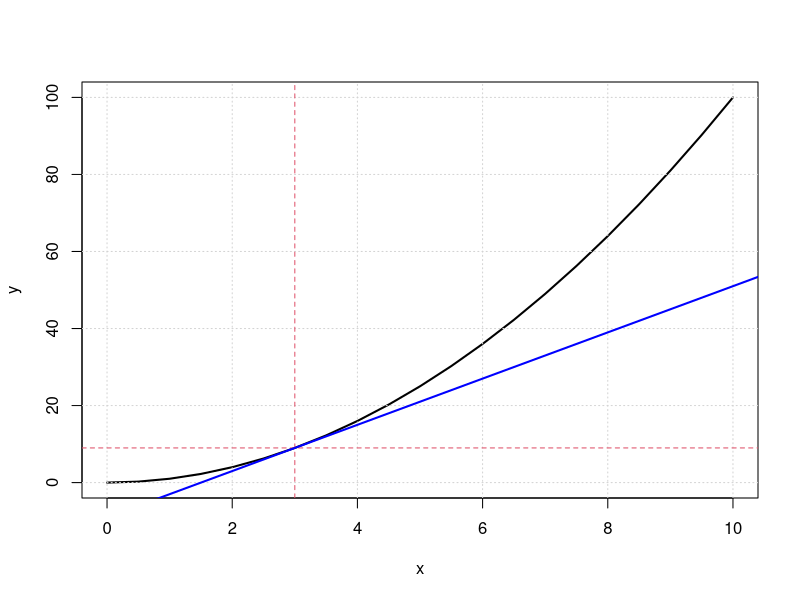

This figure's R source:
p <- function(x){
  yhat  <- x^2 
  return(yhat)
}
x <- seq(0,10,.5)
y <- p(x)
plot(x,y, "l", lwd=2)
grid()

x1 <- 3
dyx <- 2*x 
dx1 <- 2*x1 
m <- dx1
yx1 <- p(x1)
intcept <- yx1 - m*x1
abline(h = yx1,v = x1, lty=2, col=2)
abline(intcept, m,  lwd=2, col="blue")